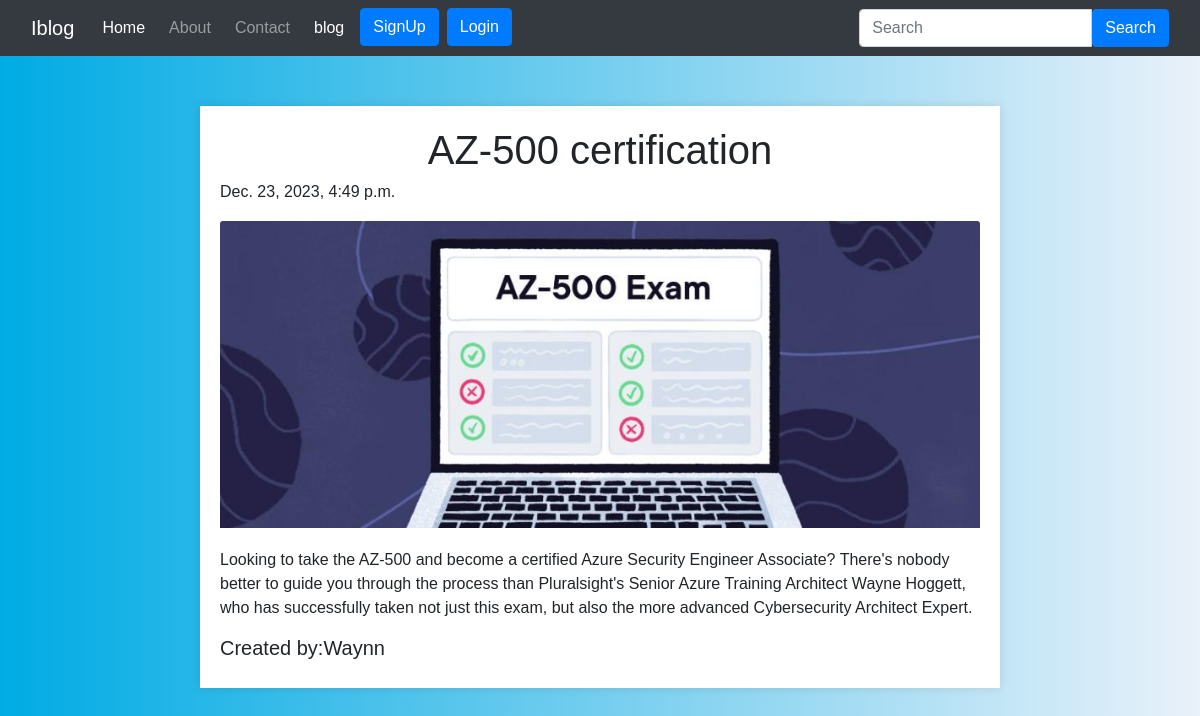
Page /blog/first1-post on the committed database.
### home/models.py (models this page shows, shortened)
class Image(models.Model):
    title=models.CharField(max_length=1000)
    photo=models.ImageField(upload_to="myimage")
    text=RichTextField(blank=True,null=True)
    date=models.DateTimeField(auto_now_add=True)
    name=models.CharField(max_length=200)
    slug=models.CharField(max_length=200)

### blog/views.py (the view)
# urls.py: path('/<str:slug>',views.blogPost,name='blogPost'),
def blogPost(request,slug):
    post=Image.objects.filter(slug=slug).first()
    return render(request,'blogPost.html',{'post':post})

### templates/blogPost.html (shortened to what this page needs)
{% extends 'base.html' %}
{% block body %}
<body>
<div class="container">
    <h1>{{ post.title }}</h1>
    <h6>{{ post.date }}</h6>
    <img src="{{ post.photo.url }}" alt="{{ text }}" class="card-img-top" width="500" height="200">
    <p>{{ post.text |safe }}</p>
    <h5>Created by:{{ post.name }}</h5>
</div>
<body>
{% endblock body %}

### templates/base.html (shortened to what this page needs)
<!doctype html>
<html lang="en">
<head>
  <link rel="stylesheet" href="https://cdn.jsdelivr.net/npm/bootstrap@4.4.1/dist/css/bootstrap.min.css"
>
  <nav class="navbar navbar-expand-lg navbar-dark bg-dark">
    <div class="container-fluid">
      <a class="navbar-brand" href="{% url 'home' %}">Iblog</a>
      <div class="collapse navbar-collapse" id="navbarSupportedContent">
        <ul class="navbar-nav me-auto d-flex flex-row mt-3 mt-lg-0">
          <li class="nav-item text-center mx-2 mx-lg-1">
            <a class="nav-link active" aria-current="page" href="{% url 'home' %}">Home</a>
          </li>
          <li class="nav-item text-center mx-2 mx-lg-1">
            <a class="nav-link" href="{% url 'about' %}">About</a>
          </li>
          <li class="nav-item text-center mx-2 mx-lg-1">
            <a class="nav-link" href="{% url 'contact' %}">Contact</a>
          </li>
           <li class="nav-item text-center mx-2 mx-lg-1">
            <a class="nav-link active" aria-current="page" href="{% url 'blogHome' %}">blog</a>
          </li>
          {% if user.is_authenticated %}
           <li class="nav-item text-center mx-2 mx-lg-1">
            <a class="nav-link active" aria-current="page" href="{% url 'addPost' %}">Add Post</a>
          </li>
         <ul class="navbar-nav ml-auto">
        <li class="nav-item dropdown">
            <a class="nav-link dropdown-toggle" href="#" role="button" data-toggle="dropdown" aria-expanded="false">
                Welcome to {{request.user}}
            </a>
            <ul class="dropdown-menu">
                <li><a class="dropdown-item" href="{% url 'profile' user.username %}">{{request.user}}</a></li>
                <li><a class="dropdown-item" href="/Logout">Logout</a></li>
            </ul>
        </li>
    </ul>
          {% else %}
          <li class="nav-item text-center mx-2 mx-lg-1">
             <a href="signup" class="btn btn-primary">SignUp</a>
          </li>
           <li class="nav-item text-center mx-2 mx-lg-1">
               <a href="Login" class="btn btn-primary">Login</a>
          {% endif %}
        </ul>
        <form method="get" action="/search" class="d-flex input-group w-auto ms-lg-3 my-3 my-lg-0 search-form">
          <input type="search" class="form-control" placeholder="Search" aria-label="Search" name="query" id="query"/>
          <button class="btn btn-primary" type="submit" data-mdb-ripple-color="dark">
            Search
          </button>
        </form>
      </div>
    </div>
  </nav>
</head>
<body>
  {% block body %} {% endblock body %}
</body>
</html>

### templates/base.html (style rules this page uses)
.btn { padding: 55rem 1.5rem .45rem; }
.search-form { margin-left: auto; }

### templates/blogPost.html (style rules this page uses)
body { font-family: Arial, sans-serif; background: linear-gradient(to right, #00ABE4, #E9F1FA); margin: 0; padding: 0; }
.container { max-width: 800px; margin: 50px auto; padding: 20px; background-color: #fff; box-shadow: 0 0 10px rgba(0, 0, 0, 0.1); }
h1, h2 { text-align: center; }
img { display: block; margin: 20px auto; max-width: 100%; height: auto; }

### rows in the picture
Image: title "AZ-500 certification", date "Dec. 23, 2023, 4:49 p.m.", photo (picture), text "Looking to take the AZ-500 and become a certified Azure Security Engineer Associate? There's nobody better to guide you through the process than Pluralsight's Senior Azure Training Architect Wayne Hoggett, who has successfully taken not just this exam, but also the more advanced Cybersecurity Architect Expert.", name "Waynn"
